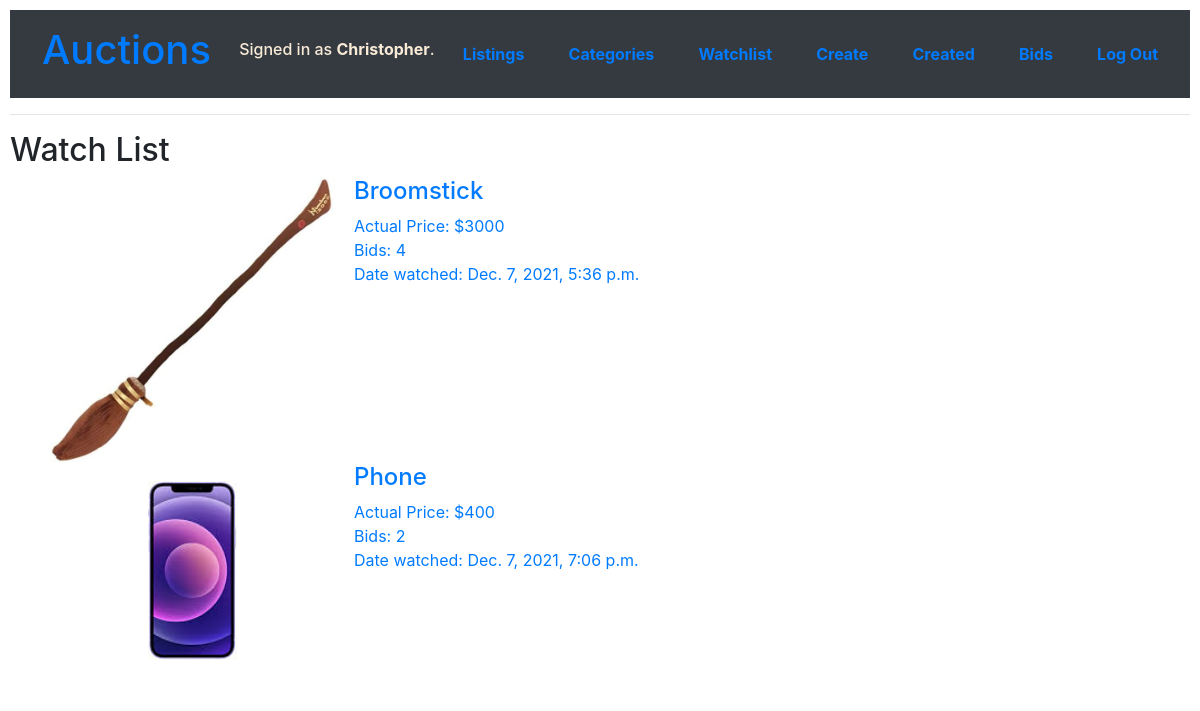
Page /watchlist (signed in) on the committed database.
### auctions/models.py (models this page shows, shortened)
class User(AbstractUser):
    pass

class Watchlist(models.Model):
    id = models.AutoField(primary_key=True)
    WatchUser = models.ForeignKey(User, on_delete=models.CASCADE,related_name="watch_user")
    WatchList = models.ForeignKey(Listings, on_delete=models.CASCADE,related_name="watch_listing")
    Date = models.DateTimeField(default=now)

class Listings(models.Model):
    id= models.AutoField(primary_key=True)
    ByUser = models.ForeignKey(User, on_delete=models.CASCADE,related_name="listing_user")
    CurrentUser = models.ForeignKey(User, on_delete=models.CASCADE,related_name="buyed_user",blank=True,null = True)
    Listing_Name = models.CharField(max_length=150)
    Price = models.IntegerField()
    Date = models.DateTimeField(default=now)
    Details = models.CharField(max_length=600)
    nBids = models.IntegerField(default=0,null=True)
    Img = models.ImageField(null=True,blank=True)
    Category = models.ForeignKey(Category, on_delete=models.CASCADE,related_name="Category")

### auctions/views.py (the view)
# urls.py: path("watchlist", views.watchlist, name="watchlist"),
@login_required(login_url='/login/')
def watchlist(request):
    user_id = request.user.pk
    user_obj = User.objects.get(pk=user_id)
    data = user_obj.watch_user.all()
    return render(request, "auctions/watchlist.html",{
        "watched":data
    })

### auctions/templates/auctions/watchlist.html (shortened to what this page needs)
{% extends "auctions/layout.html" %}
{% block body %}
    <h2>Watch List</h2>
    <ul>
        {%if watched%}
            {% for watched in watched %}
            <a href='{%url "listing" watched.WatchList.id %}'>
            <div class="text_box">
                <div style="float:left">
                    <img src='{{watched.WatchList.Img.url}}' width="284" alt="284">
                    </div>
                <div style="float:left; padding-left: 20px;" >
                    <h4>{{watched.WatchList.Listing_Name}} </h4>
                    Actual Price: ${{watched.WatchList.Price}} <br>
                    Bids: {{watched.WatchList.nBids}} <br>
                    Date watched: {{watched.Date}}
                </div>
            </div>
            </a>
            {% endfor %}
        {%else%}
        <br>
        <h5>No items in Watchlist</h5>
        {%endif%}
    </ul>
{% endblock %}

### auctions/templates/auctions/layout.html (shortened to what this page needs)
{% load static %}
<!DOCTYPE html>
<html lang="en">
    <head>
        <link rel="stylesheet" href="https://stackpath.bootstrapcdn.com/bootstrap/4.4.1/css/bootstrap.min.css">
        <link href="{% static 'auctions/styles.css' %}" rel="stylesheet">
    </head>
    <body>
        <nav class="navbar navbar-dark bg-dark">
            <h1><a href="{% url 'index' %}" class="nav-link">Auctions</a></h1>
            <div>
                {% if user.is_authenticated %}
                    <h6 style="color: antiquewhite;">Signed in as <strong>{{ user.username }}</strong>.</h6>
                {% else %}
                <h6 style="color: antiquewhite;"><strong>Not signed in</strong></h6>
                {% endif %}
            </div>
                <a class="nav-link" href="{% url 'index' %}"> <strong>Listings</strong></a>
            {% if user.is_authenticated %}
                    <a class="nav-link" href="{% url 'category_menu' %}"><strong>Categories</strong></a>
                    <a class="nav-link" href="{% url 'watchlist' %}"><strong>Watchlist</strong></a>
                    <a class="nav-link" href="{% url 'create_listing' %}"><strong>Create</strong></a>
                    <a class="nav-link" href="{% url 'created_list' %}"><strong>Created</strong></a>
                    <a class="nav-link" href="{% url 'bids_user' %}"><strong>Bids</strong></a>
                    <a class="nav-link" href="{% url 'logout' %}"><strong>Log Out</strong></a>
            {% else %}
                    <a class="nav-link" href="{% url 'login' %}"><strong>Log In</strong></a>
                    <a class="nav-link" href="{% url 'register' %}"><strong>Register</strong></a>
            {% endif %}
        </nav>
        <hr>
        {% block body %}
        {% endblock %}
    </body>
</html>

### auctions/static/auctions/styles.css (style rules this page uses)
body { padding: 10px; }
div.text_box { margin-bottom: 10px; }

### rows in the picture
User: username "Christopher"
Watchlist: WatchList.Img (picture), WatchList.Listing_Name "Broomstick", WatchList.Price "3000", WatchList.nBids "4", Date "Dec. 7, 2021, 5:36 p.m."
Watchlist: WatchList.Img (picture), WatchList.Listing_Name "Phone", WatchList.Price "400", WatchList.nBids "2", Date "Dec. 7, 2021, 7:06 p.m."
